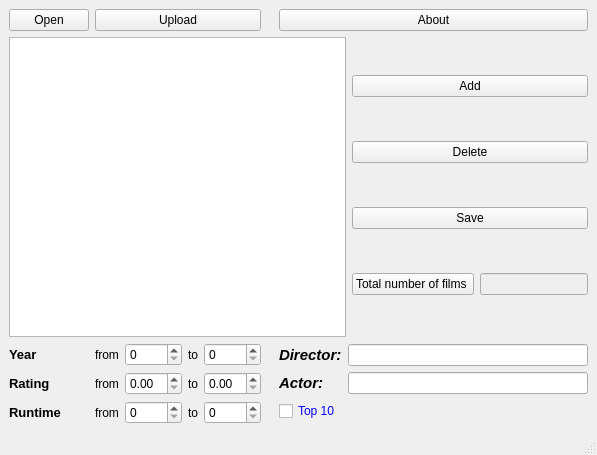
<?xml version="1.0" encoding="UTF-8"?>
<ui version="4.0">
 <class>MainWindow</class>
 <widget class="QMainWindow" name="MainWindow">
  <property name="geometry">
   <rect>
    <x>0</x>
    <y>0</y>
    <width>597</width>
    <height>455</height>
   </rect>
  </property>
  <property name="sizePolicy">
   <sizepolicy hsizetype="Fixed" vsizetype="Preferred">
    <horstretch>0</horstretch>
    <verstretch>0</verstretch>
   </sizepolicy>
  </property>
  <property name="windowTitle">
   <string>MainWindow</string>
  </property>
  <widget class="QWidget" name="centralwidget">
   <layout class="QGridLayout" name="gridLayout_2">
    <item row="0" column="0">
     <widget class="QPushButton" name="pushButton_7">
      <property name="text">
       <string>Open</string>
      </property>
     </widget>
    </item>
    <item row="0" column="1">
     <widget class="QPushButton" name="pushButton_6">
      <property name="text">
       <string>Upload</string>
      </property>
     </widget>
    </item>
    <item row="0" column="4">
     <widget class="QPushButton" name="pushButton">
      <property name="text">
       <string>About</string>
      </property>
     </widget>
    </item>
    <item row="1" column="0" colspan="5">
     <layout class="QHBoxLayout" name="horizontalLayout_8">
      <item>
       <widget class="QTableView" name="tableView">
        <property name="enabled">
         <bool>true</bool>
        </property>
       </widget>
      </item>
      <item>
       <layout class="QGridLayout" name="gridLayout">
        <item row="0" column="0">
         <widget class="QPushButton" name="pushButton_2">
          <property name="text">
           <string>Add</string>
          </property>
         </widget>
        </item>
        <item row="1" column="0">
         <widget class="QPushButton" name="pushButton_3">
          <property name="text">
           <string>Delete</string>
          </property>
         </widget>
        </item>
        <item row="2" column="0">
         <widget class="QPushButton" name="pushButton_8">
          <property name="text">
           <string>Save</string>
          </property>
         </widget>
        </item>
        <item row="3" column="0">
         <layout class="QVBoxLayout" name="verticalLayout">
          <item>
           <layout class="QHBoxLayout" name="horizontalLayout">
            <item>
             <widget class="QPushButton" name="pushButton_9">
              <property name="text">
               <string>Total number of films </string>
              </property>
             </widget>
            </item>
            <item>
             <widget class="QLineEdit" name="lineEdit">
              <property name="enabled">
               <bool>false</bool>
              </property>
              <property name="sizePolicy">
               <sizepolicy hsizetype="Minimum" vsizetype="Maximum">
                <horstretch>0</horstretch>
                <verstretch>0</verstretch>
               </sizepolicy>
              </property>
             </widget>
            </item>
           </layout>
          </item>
         </layout>
        </item>
       </layout>
      </item>
     </layout>
    </item>
    <item row="2" column="4">
     <layout class="QVBoxLayout" name="verticalLayout_3">
      <item>
       <layout class="QHBoxLayout" name="horizontalLayout_2">
        <item>
         <layout class="QVBoxLayout" name="verticalLayout_8">
          <item>
           <widget class="QLabel" name="label_2">
            <property name="text">
             <string>&lt;html&gt;&lt;head/&gt;&lt;body&gt;&lt;p&gt;&lt;span style=&quot; font-size:11pt; font-weight:600; font-style:italic;&quot;&gt;Director:&lt;/span&gt;&lt;/p&gt;&lt;/body&gt;&lt;/html&gt;</string>
            </property>
           </widget>
          </item>
          <item>
           <widget class="QLabel" name="label_3">
            <property name="text">
             <string>&lt;html&gt;&lt;head/&gt;&lt;body&gt;&lt;p&gt;&lt;span style=&quot; font-size:11pt; font-weight:600; font-style:italic;&quot;&gt;Actor:&lt;/span&gt;&lt;/p&gt;&lt;/body&gt;&lt;/html&gt;</string>
            </property>
           </widget>
          </item>
         </layout>
        </item>
        <item>
         <layout class="QVBoxLayout" name="verticalLayout_2">
          <item>
           <widget class="QLineEdit" name="lineEdit_2"/>
          </item>
          <item>
           <widget class="QLineEdit" name="lineEdit_3"/>
          </item>
         </layout>
        </item>
       </layout>
      </item>
      <item>
       <widget class="QCheckBox" name="checkBox_7">
        <property name="styleSheet">
         <string notr="true">color:blue;
font: 75 10pt &quot;Arial&quot;;
</string>
        </property>
        <property name="text">
         <string>Top 10</string>
        </property>
       </widget>
      </item>
     </layout>
    </item>
    <item row="2" column="0">
     <layout class="QVBoxLayout" name="verticalLayout_6">
      <item>
       <widget class="QLabel" name="label_4">
        <property name="text">
         <string>&lt;html&gt;&lt;head/&gt;&lt;body&gt;&lt;p&gt;&lt;span style=&quot; font-size:10pt; font-weight:600;&quot;&gt;Year&lt;/span&gt;&lt;/p&gt;&lt;/body&gt;&lt;/html&gt;</string>
        </property>
       </widget>
      </item>
      <item>
       <widget class="QLabel" name="label_6">
        <property name="text">
         <string>&lt;html&gt;&lt;head/&gt;&lt;body&gt;&lt;p&gt;&lt;span style=&quot; font-size:10pt; font-weight:600;&quot;&gt;Rating&lt;/span&gt;&lt;/p&gt;&lt;/body&gt;&lt;/html&gt;</string>
        </property>
       </widget>
      </item>
      <item>
       <widget class="QLabel" name="label_5">
        <property name="text">
         <string>&lt;html&gt;&lt;head/&gt;&lt;body&gt;&lt;p&gt;&lt;span style=&quot; font-size:10pt; font-weight:600;&quot;&gt;Runtime&lt;/span&gt;&lt;/p&gt;&lt;/body&gt;&lt;/html&gt;</string>
        </property>
       </widget>
      </item>
     </layout>
    </item>
    <item row="2" column="1">
     <layout class="QHBoxLayout" name="horizontalLayout_3">
      <item>
       <layout class="QVBoxLayout" name="verticalLayout_9">
        <item>
         <widget class="QLabel" name="label">
          <property name="text">
           <string>from</string>
          </property>
         </widget>
        </item>
        <item>
         <widget class="QLabel" name="label_9">
          <property name="text">
           <string>from</string>
          </property>
         </widget>
        </item>
        <item>
         <widget class="QLabel" name="label_8">
          <property name="text">
           <string>from</string>
          </property>
         </widget>
        </item>
       </layout>
      </item>
      <item>
       <layout class="QVBoxLayout" name="verticalLayout_5">
        <item>
         <widget class="QSpinBox" name="spinBox"/>
        </item>
        <item>
         <widget class="QDoubleSpinBox" name="doubleSpinBox"/>
        </item>
        <item>
         <widget class="QSpinBox" name="spinBox_2"/>
        </item>
       </layout>
      </item>
      <item>
       <layout class="QVBoxLayout" name="verticalLayout_4">
        <item>
         <widget class="QLabel" name="label_7">
          <property name="text">
           <string>to</string>
          </property>
         </widget>
        </item>
        <item>
         <widget class="QLabel" name="label_11">
          <property name="text">
           <string>to</string>
          </property>
         </widget>
        </item>
        <item>
         <widget class="QLabel" name="label_10">
          <property name="text">
           <string>to</string>
          </property>
         </widget>
        </item>
       </layout>
      </item>
      <item>
       <layout class="QVBoxLayout" name="verticalLayout_7">
        <item>
         <widget class="QSpinBox" name="spinBox_4"/>
        </item>
        <item>
         <widget class="QDoubleSpinBox" name="doubleSpinBox_2"/>
        </item>
        <item>
         <widget class="QSpinBox" name="spinBox_5"/>
        </item>
       </layout>
      </item>
     </layout>
    </item>
   </layout>
  </widget>
  <widget class="QMenuBar" name="menubar">
   <property name="geometry">
    <rect>
     <x>0</x>
     <y>0</y>
     <width>597</width>
     <height>21</height>
    </rect>
   </property>
  </widget>
  <widget class="QStatusBar" name="statusBar"/>
 </widget>
 <resources/>
 <connections/>
</ui>
